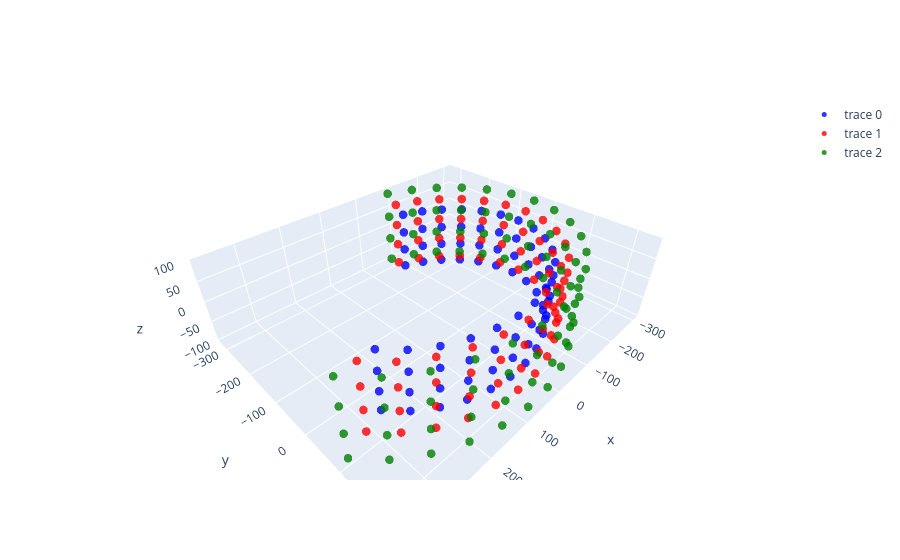

This figure's notebook cell:
### Code cell
# Plot the hole centers in 3D using plotly
import plotly.graph_objects as go

fig = go.Figure(
    data=[
        go.Scatter3d(
            x=hole_centers[:, 0],
            y=hole_centers[:, 1],
            z=hole_centers[:, 2],
            mode="markers",
            marker=dict(size=5, color="blue", opacity=0.8),
        ),
        go.Scatter3d(
            x=collimator_body_centers[:, 0],
            y=collimator_body_centers[:, 1],
            z=collimator_body_centers[:, 2],
            mode="markers",
            marker=dict(size=5, color="red", opacity=0.8),
        ),
    ]
)
fig.add_trace(
    go.Scatter3d(
        x=crystal_centers[:, 0],
        y=crystal_centers[:, 1],
        z=crystal_centers[:, 2],
        mode="markers",
        marker=dict(size=5, color="green", opacity=0.8),
    )
)
fig.show()
